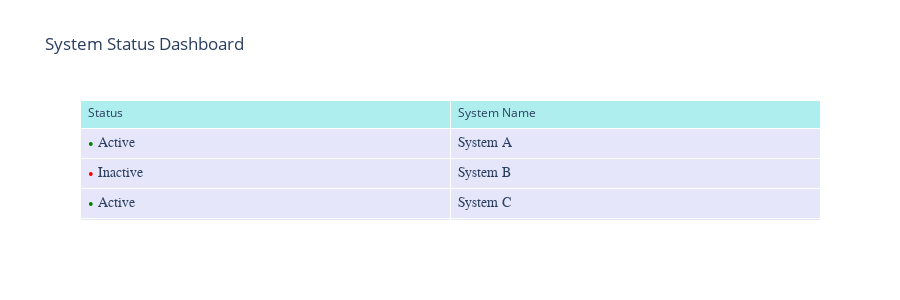

Here is the notebook cell this chart was saved with:
### Code cell
# This file will be updated to contain the script to generate the dashboard
# the script to automate its update is conf.py

import plotly.graph_objs as go
import plotly.io as pio
import pandas as pd
import numpy as np
from datetime import datetime, timedelta
import random
import os

import plotly.graph_objects as go

# Sample data
status = ["Active", "Inactive", "Active", "Inactive"]
system_name = ["System A", "System B", "System C", "System D"]

# Create colored status with HTML
colored_status = [
    f'<span style="color: green;">•</span> {s}' if s == "Active" else f'<span style="color: red;">•</span> {s}'
    for s in status
]

# Create the table
fig = go.Figure(
    data=[
        go.Table(
            header=dict(
                values=["Status", "System Name"],
                fill_color="paleturquoise",
                align="left",
            ),
            cells=dict(
                values=[colored_status, system_name],
                fill_color="lavender",
                align="left",
                font=dict(family="Arial", size=14),
            ),
        )
    ]
)

# Update layout
fig.update_layout(title="System Status Dashboard", height=300)

# Show the figure
fig.show()


# Ensure the directory exists
#output_dir = os.path.abspath(os.path.join("..", "docs", "source", "_static"))
#os.makedirs(output_dir, exist_ok=True)

# Define the output file path
#output_file = os.path.join(output_dir, "plotly_dashboard02.html")

# Save the figure as an HTML file
#pio.write_html(fig, output_file)

### Figure 1 — Plotly figure (JSON) as saved in the notebook; plotly's stock layout.template omitted (floating-point values rounded to 4 significant figures)
{"data": [{"cells": {"align": "left", "fill": {"color": "lavender"}, "font": {"family": "Arial", "size": 14}, "values": [["<span style=\"color: green;\">•</span> Active", "<span style=\"color: red;\">•</span> Inactive", "<span style=\"color: green;\">•</span> Active", "<span style=\"color: red;\">•</span> Inactive"], ["System A", "System B", "System C", "System D"]]}, "header": {"align": "left", "fill": {"color": "paleturquoise"}, "values": ["Status", "System Name"]}, "type": "table"}], "layout": {"height": 300, "title": {"text": "System Status Dashboard"}}}
